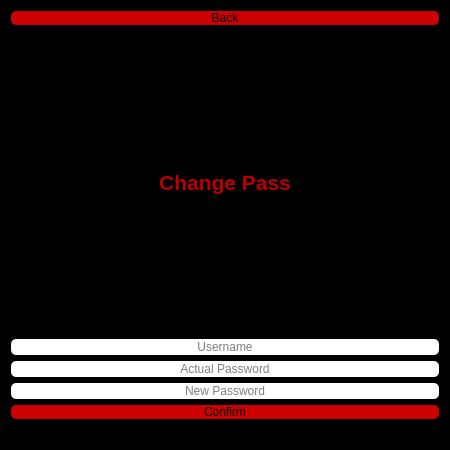
<?xml version="1.0" encoding="UTF-8"?>
<ui version="4.0">
 <class>ChangePass</class>
 <widget class="QDialog" name="ChangePass">
  <property name="geometry">
   <rect>
    <x>0</x>
    <y>0</y>
    <width>450</width>
    <height>450</height>
   </rect>
  </property>
  <property name="windowTitle">
   <string>Change Pass</string>
  </property>
  <property name="windowIcon">
   <iconset resource="image.qrc">
    <normaloff>:/splash/xilften.png</normaloff>:/splash/xilften.png</iconset>
  </property>
  <property name="styleSheet">
   <string notr="true">background-color: rgb(0, 0, 0);</string>
  </property>
  <layout class="QVBoxLayout" name="verticalLayout_4">
   <item>
    <widget class="QPushButton" name="Back">
     <property name="styleSheet">
      <string notr="true">QPushButton{
	color: rgb(0, 0, 0);
	background-color: rgb(204, 0, 0);
   	border-radius:5px;
}
QPushButton:hover{
	color: rgb(255, 255, 255);
}
QPushButton:pressed{
	background-color: rgb(255, 255, 255);
}
</string>
     </property>
     <property name="text">
      <string>Back</string>
     </property>
     <property name="icon">
      <iconset resource="image.qrc">
       <normaloff>:/icons/icons/back.png</normaloff>:/icons/icons/back.png</iconset>
     </property>
    </widget>
   </item>
   <item>
    <layout class="QVBoxLayout" name="verticalLayout">
     <item>
      <layout class="QVBoxLayout" name="verticalLayout_3">
       <item>
        <widget class="QLabel" name="label">
         <property name="sizePolicy">
          <sizepolicy hsizetype="Preferred" vsizetype="Preferred">
           <horstretch>0</horstretch>
           <verstretch>0</verstretch>
          </sizepolicy>
         </property>
         <property name="font">
          <font>
           <pointsize>16</pointsize>
           <bold>true</bold>
          </font>
         </property>
         <property name="styleSheet">
          <string notr="true">color: rgb(185, 0, 0);</string>
         </property>
         <property name="text">
          <string>Change Pass</string>
         </property>
         <property name="alignment">
          <set>Qt::AlignCenter</set>
         </property>
        </widget>
       </item>
      </layout>
     </item>
     <item>
      <widget class="QLineEdit" name="username">
       <property name="styleSheet">
        <string notr="true">
background-color: rgb(255, 255, 255);
border-radius:5px;</string>
       </property>
       <property name="inputMask">
        <string/>
       </property>
       <property name="text">
        <string/>
       </property>
       <property name="alignment">
        <set>Qt::AlignCenter</set>
       </property>
       <property name="placeholderText">
        <string>Username</string>
       </property>
       <property name="clearButtonEnabled">
        <bool>false</bool>
       </property>
      </widget>
     </item>
     <item>
      <widget class="QLineEdit" name="atualPass">
       <property name="styleSheet">
        <string notr="true">
background-color: rgb(255, 255, 255);
border-radius:5px;</string>
       </property>
       <property name="inputMask">
        <string/>
       </property>
       <property name="text">
        <string/>
       </property>
       <property name="echoMode">
        <enum>QLineEdit::Password</enum>
       </property>
       <property name="alignment">
        <set>Qt::AlignCenter</set>
       </property>
       <property name="placeholderText">
        <string>Actual Password</string>
       </property>
       <property name="clearButtonEnabled">
        <bool>false</bool>
       </property>
      </widget>
     </item>
     <item>
      <widget class="QLineEdit" name="newPass">
       <property name="styleSheet">
        <string notr="true">
background-color: rgb(255, 255, 255);
border-radius:5px;</string>
       </property>
       <property name="inputMask">
        <string/>
       </property>
       <property name="text">
        <string/>
       </property>
       <property name="echoMode">
        <enum>QLineEdit::Password</enum>
       </property>
       <property name="alignment">
        <set>Qt::AlignCenter</set>
       </property>
       <property name="placeholderText">
        <string>New Password</string>
       </property>
       <property name="clearButtonEnabled">
        <bool>false</bool>
       </property>
      </widget>
     </item>
     <item>
      <widget class="QPushButton" name="Confirm">
       <property name="styleSheet">
        <string notr="true">QPushButton{
	color: rgb(0, 0, 0);
	background-color: rgb(204, 0, 0);
   	border-radius:5px;
}
QPushButton:hover{
	color: rgb(255, 255, 255);
}
QPushButton:pressed{
	background-color: rgb(255, 255, 255);
}
</string>
       </property>
       <property name="text">
        <string>Confirm</string>
       </property>
       <property name="icon">
        <iconset resource="image.qrc">
         <normaloff>:/icons/icons/back.png</normaloff>:/icons/icons/back.png</iconset>
       </property>
      </widget>
     </item>
     <item>
      <widget class="QLabel" name="changeOK">
       <property name="sizePolicy">
        <sizepolicy hsizetype="Preferred" vsizetype="Maximum">
         <horstretch>0</horstretch>
         <verstretch>0</verstretch>
        </sizepolicy>
       </property>
       <property name="styleSheet">
        <string notr="true">color: rgb(185, 0, 0);</string>
       </property>
       <property name="text">
        <string/>
       </property>
      </widget>
     </item>
    </layout>
   </item>
  </layout>
 </widget>
 <resources>
  <include location="image.qrc"/>
 </resources>
 <connections/>
</ui>
